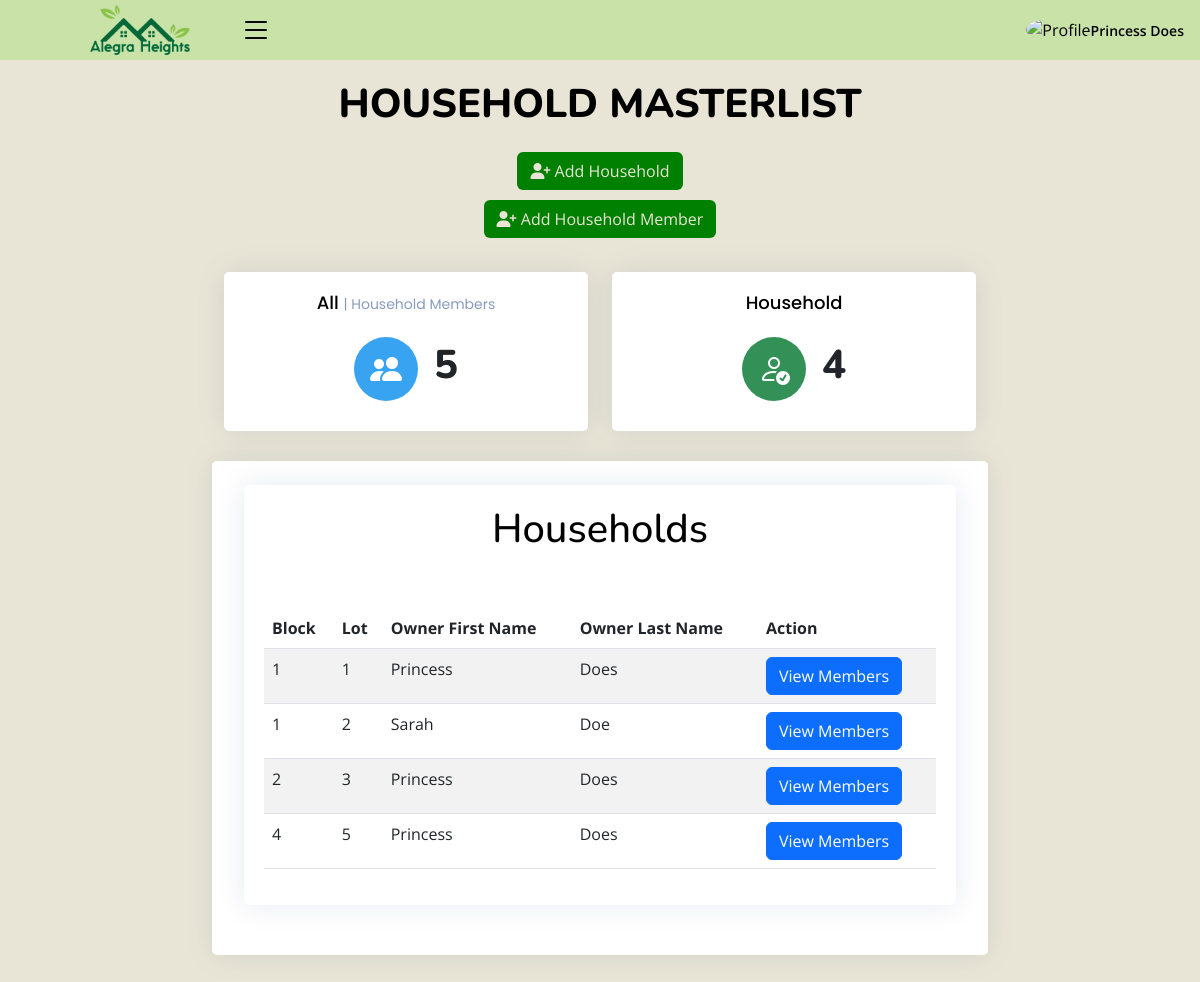
Page /admin/household_masterlist.php (signed in) on the committed database.
### tables this page shows
CREATE TABLE `household` (
  `Blk` varchar(255) NOT NULL,
  `Lot` varchar(255) NOT NULL,
  `household_owner` int(11) DEFAULT NULL,
  `id` int(11) NOT NULL
);

CREATE TABLE `members` (
  `id` int(10) NOT NULL,
  `block_number` int(10) NOT NULL,
  `lot_number` int(10) NOT NULL,
  `first_name` varchar(100) NOT NULL,
  `mid_name` varchar(250) NOT NULL,
  `last_name` varchar(100) NOT NULL,
  `gender` varchar(250) NOT NULL,
  `contact` varchar(250) NOT NULL,
  `username` varchar(250) NOT NULL,
  `password` varchar(250) NOT NULL,
  `user_image` varchar(250) NOT NULL,
  `status` int(11) NOT NULL DEFAULT 1,
  `date_added` date DEFAULT current_timestamp(),
  `household_id` int(11) DEFAULT NULL,
  `membership_plan` varchar(255) DEFAULT 'Monthly'
);

### admin/household_masterlist.php (the view, shortened to what this page needs)
<?php
include_once("class/db.php");
?>
<!DOCTYPE html>
<html lang="en">
<?php include('header.php')?>
    <link rel="stylesheet" href="https://cdn.datatables.net/1.13.4/css/jquery.dataTables.min.css">
    <link rel="stylesheet" href="https://cdn.datatables.net/searchpanes/2.1.2/css/searchPanes.dataTables.min.css">
    <link rel="stylesheet" href="https://cdn.datatables.net/searchpanes/2.1.2/js/dataTables.searchPanes.min.js">
<body class="toggle-sidebar">
<?php include('headnav.php')?>
<main id="main" class="main">
<div class="pagetitle">
  <h1>HOUSEHOLD MASTERLIST</h1>
  <br>
  <button style="color:#e9e5d6; background-color: #008000;" type="button" data-bs-toggle="modal" data-bs-target="#verticalycentered" class="btn"><i class="fa-solid fa-user-plus"></i> Add Household</button>
  <br>
  <button style="color:#e9e5d6; background-color: #008000; margin-top: 10px;" type="button" data-bs-toggle="modal" data-bs-target="#addHouseholdMember" class="btn"><i class="fa-solid fa-user-plus"></i> Add Household Member</button>
</div>
<br>
<section class="section dashboard">
  <div class="row">
    <div style="margin: auto;" class="col-lg-8">
    <div class="row">
  <div style="text-align: center;" class="col-xxl-6 col-md-6">
              <div class="card info-card sales-card">
                <div  class="card-body">
                  <h5 class="card-title">All <span>| Household Members</span></h5>
                  <div style="" class="d-flex align-items-center justify-content-center">
                    <div style="background-color: #38a3f1; color: white; " class="card-icon rounded-circle d-flex align-items-center justify-content-center">
                    <i class="bi bi-people-fill"></i>
                    </div>
                    <div class="ps-3">
                   <?php
$sql = "SELECT COUNT(*) AS user_count FROM household_members";
if ($result = mysqli_query($conn, $sql)) {
    $row = mysqli_fetch_assoc($result);
    $userCount = $row['user_count'];
}
?>
                      <h1 style="font-weight: 800;"><?php echo $userCount ?></h1>
                    </div>
                  </div>
                </div>
              </div>
            </div>
            <div style="text-align: center;" class="col-xxl-6 col-md-6">
              <div class="card info-card sales-card">
                <div  class="card-body">
                  <h5 class="card-title">Household </h5>
                  <div style="" class="d-flex align-items-center justify-content-center">
                    <div style="background-color: rgb(51, 145, 87); color: white; " class="card-icon rounded-circle d-flex align-items-center justify-content-center">
                    <i class="bi bi-person-check"></i>
                    </div>
                    <div class="ps-3">
                    <?php
    $sql = "SELECT * from household";
      if ($result = mysqli_query($conn, $sql)) {
      $rowcount = mysqli_num_rows( $result );
      }
      ?>
                      <h1 style="font-weight: 800;"><?php echo $rowcount ?></h1>
                    </div>
                  </div>
                </div>
              </div>
            </div>
<br>
      <div class="card">
        <div class="card-body">
            <br>
          <?php
$sql = "SELECT h.blk, h.id, h.lot, m.first_name, m.last_name
        FROM household h
        LEFT JOIN members m ON h.household_owner = m.id";
$result = mysqli_query($conn, $sql);
$households = mysqli_fetch_all($result, MYSQLI_ASSOC);
?>
<div class="card">
    <div class="card-title">
        <h1 class = "text-center">Households</h1>
    </div>
  <div class="card-body">
    <br>
    <table class="table table-striped">
      <thead>
        <tr>
          <th>Block</th>
          <th>Lot</th>
          <th>Owner First Name</th>
          <th>Owner Last Name</th>
          <th>Action</th>
        </tr>
      </thead>
      <tbody>
        <?php foreach ($households as $household):
          $query = "SELECT m.first_name, m.last_name, hm.relationship_to_head, hm.occupation, hm.social_security_number, hm.passport_number, hm.other_id_description, hm.other_id_number, hm.social_welfare_programs, hm.is_pwd, hm.is_political_family, hm.is_ethnic
                FROM household_members hm
                JOIN members m ON hm.member_id = m.id
                WHERE hm.household_id = " . $household['id'];
      $result = mysqli_query($conn, $query);
            $members = mysqli_fetch_all($result, MYSQLI_ASSOC);
      ?>
        <tr>
          <td><?= htmlspecialchars($household['blk']) ?></td>
          <td><?= htmlspecialchars($household['lot']) ?></td>
          <td><?= htmlspecialchars($household['first_name']) ?></td>
          <td><?= htmlspecialchars($household['last_name']) ?></td>
          <td><button class = "btn btn-primary text-white" data-bs-toggle="modal" data-bs-target="#householdDetails"  onclick="changeMembers('<?php echo htmlspecialchars(json_encode($members), ENT_QUOTES, 'UTF-8'); ?>')">View Members</button></td>
        </tr>
        <?php endforeach; ?>
      </tbody>
    </table>
  </div>
</div>
        </div>
      </div>
    </div>
  </div>
</section>
</main>
</body>
</html>

### admin/assets/css/style.css (style rules this page uses)
:root { scroll-behavior: smooth; }
body { font-family: "Open Sans", sans-serif; background: #E9E5D6; color: #000000; }
h1, h2, h3, h4, h5, h6 { font-family: "Nunito", sans-serif; }
#main { margin-top: 60px; padding: 20px 30px; transition: all 0.3s; }
.pagetitle { margin-bottom: 10px; text-align: center; }
.pagetitle h1 { font-size: 40px; margin-bottom: 0; font-weight: 800; color: #000000; }
.card { margin-bottom: 30px; border: none; border-radius: 5px; box-shadow: 0px 0 30px rgba(1, 41, 112, 0.1); }
.card-title { padding: 20px 0 15px 0; font-size: 18px; font-weight: 500; color: #000000; font-family: "Poppins", sans-serif; }
.card-title span { color: #899bbd; font-size: 14px; font-weight: 400; }
.card-body { padding: 0 20px 20px 20px; }
@media (min-width: 1200px) { #main, #footer { margin-left: 300px; } }
@media (min-width: 1200px) { .toggle-sidebar #main, .toggle-sidebar #footer { margin-left: 0; } }
.dashboard .info-card { padding-bottom: 10px; }
.dashboard .card-icon { font-size: 32px; line-height: 0; width: 64px; height: 64px; flex-shrink: 0; flex-grow: 0; }
.dashboard .sales-card .card-icon { color: #4154f1; background: #f6f6fe; }

### rows in the picture
household: Blk "1", Lot "1", household_owner.first_name "Princess", household_owner.last_name "Does"
household: Blk "1", Lot "2", household_owner.first_name "Sarah", household_owner.last_name "Doe"
household: Blk "2", Lot "3", household_owner.first_name "Princess", household_owner.last_name "Does"
household: Blk "4", Lot "5", household_owner.first_name "Princess", household_owner.last_name "Does"

### other values in the picture
$_SESSION['name'] "Princess Does"
$userCount "5"
$rowcount "4"
